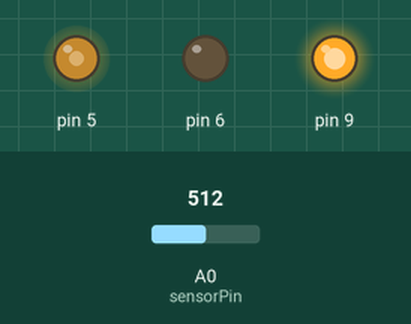
Bench run of a sketch on a simulated Arduino Uno, built with avr-gcc and run on an emulated ATmega328P. Shown: output pins drawn as LEDs (lit = HIGH). The inputs (shaded band) are chosen by the test bench; at power-on: A0 (sensorPin) = 512. What the sketch prints to the serial monitor is not drawn.

Above: at 1.2 s.
1.3 s: A0 (sensorPin) set to 306
At 2.6 s:
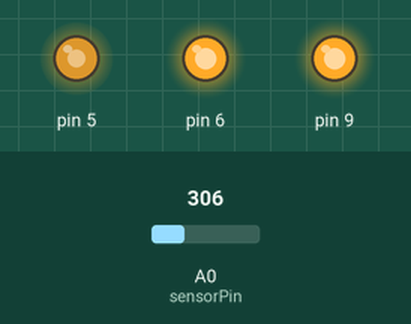
3.0 s: A0 (sensorPin) set to 245
At 3.7 s:
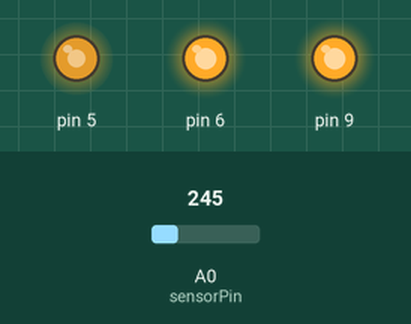
4.5 s: A0 (sensorPin) set to 776
At 5.0 s:
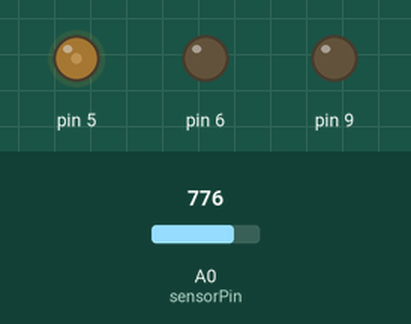
6.0 s: A0 (sensorPin) set to 1023
At 6.9 s:
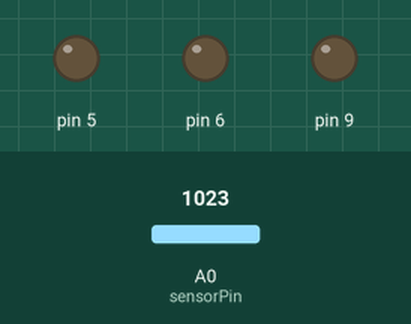
Timing chart, 0 to 8.5 s (numbered marks = the images above; inputs shaded):
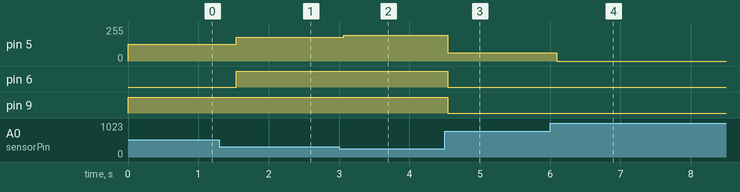

The sketch:

fade.ino
```cpp
//Week 8 Challenge

int sensorValue = 0;  // variable to store the value coming from the sensor
int sensorPin = A0;    // select the input pin for the potentiometer

// the setup function runs once when you press reset or power the board
void setup() {
  // initialize digital pin LED_BUILTIN as an output.
  pinMode(5, OUTPUT);
  pinMode(6, OUTPUT);
  pinMode(9, OUTPUT);

  Serial.begin(9600);
}

// the loop function runs over and over again forever
void loop() {

  sensorValue = analogRead(sensorPin);

if (sensorValue > 0 && sensorValue <= 255) {
     analogWrite(5, (1023-sensorValue)/4);
    digitalWrite(6, HIGH);//LED2 - 2/4
    digitalWrite(9, HIGH); //LED3 - 1/4
    sensorValue = analogRead(sensorPin);
  } else if (sensorValue >= 255 && sensorValue <= 510) {
    analogWrite(5, (1023-sensorValue)/4);
    digitalWrite(6, HIGH);//LED2 - 2/4
    digitalWrite(9, HIGH); //LED3 - 1/4
    sensorValue = analogRead(sensorPin);
  } else if (sensorValue >= 510 && sensorValue <= 766) {
    analogWrite(5, (1023-sensorValue)/4);
    digitalWrite(6, LOW);//LED2 - 2/4
    digitalWrite(9, HIGH); //LED3 - 1/4
    sensorValue = analogRead(sensorPin);
  } else if (sensorValue >= 766 && sensorValue <= 1023) {
    analogWrite(5, (1023-sensorValue)/4);
    digitalWrite(6, LOW);
    digitalWrite(9, LOW);
    sensorValue = analogRead(sensorPin);
  }

  delay(sensorValue);
  Serial.print(sensorValue);}
```

Measured:
- after the input at 1.3 s, pin 5: 127/255 → 179/255 after 0.24 s; pin 6: LOW → HIGH after 0.24 s
- after the input at 3.0 s, pin 5: 179/255 → 194/255 after 0.07 s
- after the input at 4.5 s, pin 5: 194/255 → 61/255 at once; pin 6, pin 9: HIGH → LOW at once
- after the input at 6.0 s, pin 5: 61/255 → 0/255 after 0.09 s
